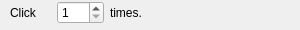
<?xml version="1.0" encoding="UTF-8"?>
<ui version="4.0">
 <class>ClickCommandWidget</class>
 <widget class="QWidget" name="ClickCommandWidget">
  <property name="geometry">
   <rect>
    <x>0</x>
    <y>0</y>
    <width>300</width>
    <height>30</height>
   </rect>
  </property>
  <property name="windowTitle">
   <string>Form</string>
  </property>
  <widget class="QWidget" name="layoutWidget">
   <property name="geometry">
    <rect>
     <x>10</x>
     <y>0</y>
     <width>141</width>
     <height>26</height>
    </rect>
   </property>
   <layout class="QHBoxLayout" name="horizontalLayout">
    <item>
     <widget class="QLabel" name="clickLabel">
      <property name="text">
       <string>Click</string>
      </property>
     </widget>
    </item>
    <item>
     <widget class="QSpinBox" name="clickAmountSpinBox">
      <property name="prefix">
       <string/>
      </property>
      <property name="minimum">
       <number>1</number>
      </property>
      <property name="maximum">
       <number>999</number>
      </property>
     </widget>
    </item>
    <item>
     <widget class="QLabel" name="timesLabel">
      <property name="text">
       <string>times.</string>
      </property>
     </widget>
    </item>
   </layout>
  </widget>
 </widget>
 <resources/>
 <connections/>
</ui>
